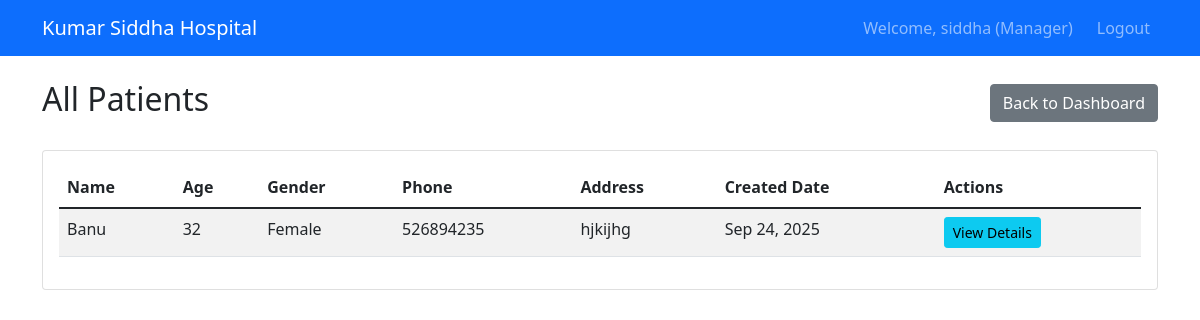
Screenshot of /patient/manager/patient/list/ (signed in) with the database file from the repository.
### patient_management/models.py (models this page shows, shortened)
class Patient(models.Model):
    GENDER_CHOICES = [
        ('M', 'Male'),
        ('F', 'Female'),
        ('O', 'Other'),
    ]
    name = models.CharField(max_length=100)
    age = models.IntegerField()
    gender = models.CharField(max_length=1, choices=GENDER_CHOICES)
    phone = models.CharField(max_length=15, blank=True, null=True)
    address = models.TextField(blank=True, null=True)
    created_by = models.ForeignKey(User, on_delete=models.CASCADE, related_name='patients_created')
    created_at = models.DateTimeField(auto_now_add=True)
    updated_at = models.DateTimeField(auto_now=True)

### patient_management/views.py (the view)
# urls.py: path('manager/patient/list/', views.manager_patient_list, name='manager_patient_list'),
@login_required
@user_passes_test(is_manager)
def manager_patient_list(request):
    patients = Patient.objects.filter(created_by=request.user).order_by('-created_at')
    context = {
        'patients': patients,
    }
    return render(request, 'patient_management/manager_patient_list.html', context)

### patient_management/views.py (called while the page is built)
def is_manager(user):
    try:
        return user.userprofile.user_type == 'manager'
    except UserProfile.DoesNotExist:
        return False

### templates/patient_management/manager_patient_list.html (shortened to what this page needs)
<!DOCTYPE html>
<html lang="en">
<head>
    <link href="https://cdn.jsdelivr.net/npm/bootstrap@5.1.3/dist/css/bootstrap.min.css" rel="stylesheet">
</head>
<body>
    <nav class="navbar navbar-expand-lg navbar-dark bg-primary">
        <div class="container">
            <a class="navbar-brand" href="/patient/manager/dashboard/">Kumar Siddha Hospital</a>
            <div class="navbar-nav ms-auto">
                <span class="navbar-text me-3">Welcome, {{ request.user.get_full_name|default:request.user.username }} (Manager)</span>
                <a class="nav-link" href="/patient/logout/">Logout</a>
            </div>
        </div>
    </nav>
    <div class="container mt-4">
        <div class="d-flex justify-content-between align-items-center mb-4">
            <h2>All Patients</h2>
            <a href="/patient/manager/dashboard/" class="btn btn-secondary">Back to Dashboard</a>
        </div>
        <div class="card">
            <div class="card-body">
                {% if patients %}
                <div class="table-responsive">
                    <table class="table table-striped">
                        <thead>
                            <tr>
                                <th>Name</th>
                                <th>Age</th>
                                <th>Gender</th>
                                <th>Phone</th>
                                <th>Address</th>
                                <th>Created Date</th>
                                <th>Actions</th>
                            </tr>
                        </thead>
                        <tbody>
                            {% for patient in patients %}
                            <tr>
                                <td>{{ patient.name }}</td>
                                <td>{{ patient.age }}</td>
                                <td>{{ patient.get_gender_display }}</td>
                                <td>{{ patient.phone|default:"-" }}</td>
                                <td>{{ patient.address|truncatewords:3|default:"-" }}</td>
                                <td>{{ patient.created_at|date:"M d, Y" }}</td>
                                <td>
                                    <a href="/patient/manager/patient/{{ patient.id }}/" class="btn btn-sm btn-info">View Details</a>
                                </td>
                            </tr>
                            {% endfor %}
                        </tbody>
                    </table>
                </div>
                {% else %}
                <p class="text-center">No patients found. <a href="/patient/manager/patient/add/">Add your first patient</a></p>
                {% endif %}
            </div>
        </div>
    </div>
</body>
</html>

### rows the page displays
Patient: name "Banu", age "32", gender "Female", phone "526894235", address "hjkijhg", created_at "Sep 24, 2025"

### other values shown
{{ request.user.get_full_name|default:request.user.username }} "siddha"
